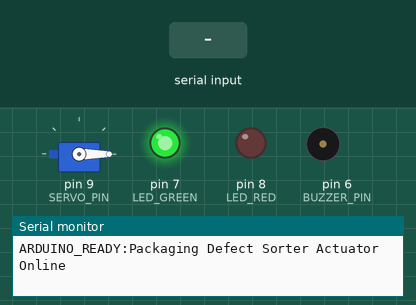
A sketch run on a simulated Arduino Uno, built with avr-gcc and run on an emulated ATmega328P. Parts: servo, output pins drawn as LEDs (lit = HIGH), buzzer (waves = sounding, pin HIGH), the last lines printed to the serial monitor. Inputs (shaded band) come from the test bench.

Above: at 1.9 s.
2.0 s: "R\n" received over Serial
At 2.17 s:
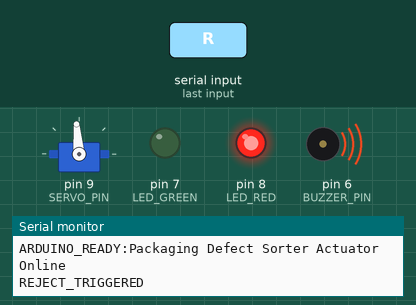
3.8 s: "G\n" received over Serial
At 3.81 s:
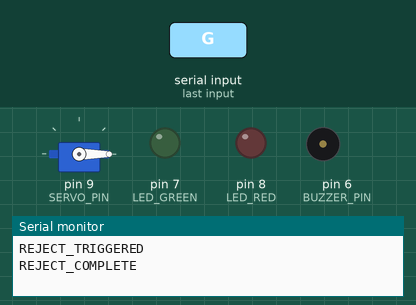
Timing chart, 0 to 6.8 s (numbered marks = the images above; inputs shaded):
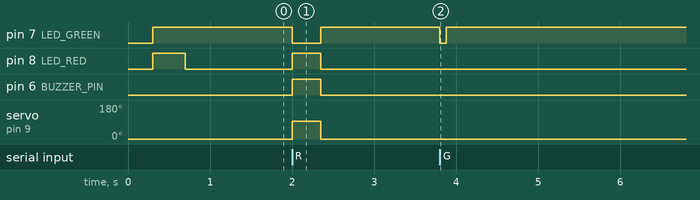

Measured:
- after the input at 2.0 s, pin 7 (LED_GREEN): HIGH → LOW at once, → HIGH 0.35 s later; pin 8 (LED_RED), pin 6 (BUZZER_PIN): LOW → HIGH at once, → LOW 0.35 s later; servo on pin 9 (SERVO_PIN): 0° → 95° at once, → 0° 0.35 s later
- after the input at 3.8 s, pin 7 (LED_GREEN): HIGH → LOW at once, → HIGH 0.08 s later

The sketch:

conveyor_reject.ino
```cpp
/*
 =============================================================================
 Project: AI-Driven Packaging Line Defect Sorter
 File: conveyor_reject.ino
 Hardware: Arduino Uno / Nano / ESP32
 Actuator: Servo Motor (SG90 or MG995) on Pin 9
 Indicators: Green LED (Good) on Pin 7, Red LED (Reject) on Pin 8
 Sensor (Optional): IR Proximity Sensor on Pin 2
 =============================================================================
 Description:
   Listens for USB serial commands from the Python OpenCV AI detection script.
   When defect command 'R' or 'REJECT' is received:
     1. Lights Red LED
     2. Sweeps servo pusher arm from 0° (Retracted) to 90° (Ejected)
     3. Holds briefly to push the defective box off the conveyor into reject bin
     4. Returns servo arm to 0° (Retracted)
     5. Turns off Red LED and sends ACK back to Python
 =============================================================================
*/

#include <Servo.h>

// --- Pin Definitions ---
const int SERVO_PIN    = 9;  // PWM pin for Pusher Servo
const int LED_GREEN    = 7;  // Indicator for normal / good package
const int LED_RED      = 8;  // Indicator for defect / pusher active
const int BUZZER_PIN   = 6;  // Optional active buzzer (set to -1 if not used)
const int IR_PIN       = 2;  // Optional IR entry proximity sensor

// --- Servo Configuration ---
Servo rejectServo;
const int POS_RETRACTED = 0;   // Rest / Clear position (out of conveyor path)
const int POS_REJECT    = 95;  // Extended push position (pushes box off belt)
const int PUSH_HOLD_MS  = 350; // Milliseconds to hold at extended position

// --- State Variables ---
bool isRejecting = false;
unsigned long rejectStartTime = 0;

void setup() {
  // Initialize USB Serial communication at 115200 baud
  Serial.begin(115200);
  while (!Serial && millis() < 3000) {
    ; // Wait for serial port to connect (needed for native USB boards)
  }

  // Configure output pins
  pinMode(LED_GREEN, OUTPUT);
  pinMode(LED_RED, OUTPUT);
  if (BUZZER_PIN > 0) {
    pinMode(BUZZER_PIN, OUTPUT);
  }
  pinMode(IR_PIN, INPUT_PULLUP);

  // Initialize Servo
  rejectServo.attach(SERVO_PIN);
  rejectServo.write(POS_RETRACTED); // Ensure pusher starts retracted
  delay(300);

  // Initial LED self-test flash
  digitalWrite(LED_GREEN, HIGH);
  digitalWrite(LED_RED, HIGH);
  delay(400);
  digitalWrite(LED_RED, LOW);
  digitalWrite(LED_GREEN, HIGH); // Green stays ON (System Ready)

  Serial.println("ARDUINO_READY:Packaging Defect Sorter Actuator Online");
}

void loop() {
  // 1. Check for incoming Serial commands from Python
  if (Serial.available() > 0) {
    String command = Serial.readStringUntil('\n');
    command.trim(); // Remove whitespace and \r

    if (command == "R" || command == "REJECT") {
      executeRejectPusher();
    }
    else if (command == "G" || command == "GOOD") {
      indicateGoodPackage();
    }
    else if (command == "P" || command == "PING") {
      Serial.println("PONG");
    }
    else if (command == "STATUS") {
      Serial.print("STATUS:Ready,ServoPos:");
      Serial.print(rejectServo.read());
      Serial.print(",IR:");
      Serial.println(digitalRead(IR_PIN) == LOW ? "DETECTED" : "CLEAR");
    }
  }

  // 2. Non-blocking reset for the pusher
  if (isRejecting && (millis() - rejectStartTime >= PUSH_HOLD_MS)) {
    // Return servo to rest position
    rejectServo.write(POS_RETRACTED);
    digitalWrite(LED_RED, LOW);
    digitalWrite(LED_GREEN, HIGH);
    if (BUZZER_PIN > 0) digitalWrite(BUZZER_PIN, LOW);
    isRejecting = false;
    Serial.println("REJECT_COMPLETE");
  }
}

/**
 * Triggers the servo actuator to knock the defective box off the belt.
 */
void executeRejectPusher() {
  if (isRejecting) return; // Prevent double trigger while currently moving

  Serial.println("REJECT_TRIGGERED");
  digitalWrite(LED_GREEN, LOW);
  digitalWrite(LED_RED, HIGH);
  if (BUZZER_PIN > 0) digitalWrite(BUZZER_PIN, HIGH);

  // Extend pusher arm across conveyor belt
  rejectServo.write(POS_REJECT);

  isRejecting = true;
  rejectStartTime = millis();
}

/**
 * Visual flash when a good package passes without defects.
 */
void indicateGoodPackage() {
  digitalWrite(LED_GREEN, LOW);
  delay(80);
  digitalWrite(LED_GREEN, HIGH);
  Serial.println("GOOD_ACK");
}
```
